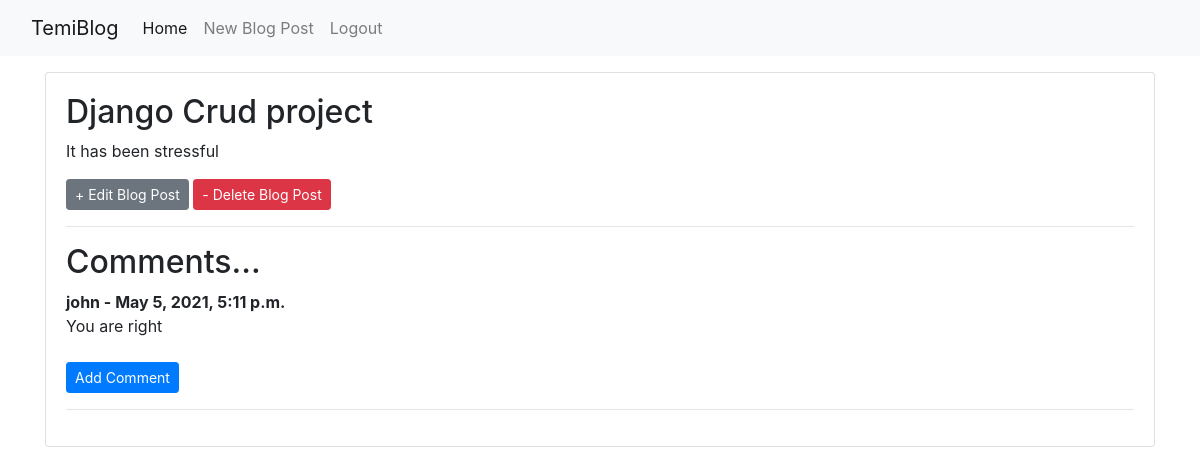
Screenshot of /post/3/ (signed in) with the database file from the repository.
### blog/models.py (models this page shows, shortened)
class Post(models.Model):
    title = models.CharField(max_length=200)
    author = models.ForeignKey('auth.user', on_delete=models.CASCADE)
    body = models.TextField()

class Comment(models.Model):
    name = models.CharField(max_length=255)
    body = models.TextField()
    post = models.ForeignKey('Post', related_name = "comments", on_delete=models.CASCADE)
    date_added = models.DateTimeField(auto_now_add=True)

### blog/views.py (the view)
# urls.py: path('post/<int:pk>/', BlogDetailView.as_view(), name = 'post_detail'),
class BlogDetailView(DetailView):
    model = Post
    template_name = 'post_detail.html'

### templates/post_detail.html
{% extends 'base.html' %}
{% block content %}
   <div class="container">
       <div class="card">
           <div class="card-body">
            <h2>{{ post.title }}</h2>
            <p>{{ post.body }}</p>
             <a href="{% url 'post_edit' post.pk %}" class="btn btn-secondary btn-sm">+ Edit Blog Post</a>
             <a href="{% url 'post_delete' post.pk %}" class="btn btn-danger btn-sm">- Delete Blog Post</a>
             <hr>
             <h2>Comments...</h2>
             {% if not post.comments.all %}
                 No Comments Yet... <a href="">Add One</a>
                 {% else %}
                     {% for comment in post.comments.all %}
                         <strong>
                             {{ comment.name }} - {{ comment.date_added }}
                         </strong>
                         <br>
                         {{ comment.body }} <br><br>
                     {% endfor %}
                     <a href="{%url 'post_comment' post.pk %}" class="btn btn-primary btn-sm">Add Comment</a><hr>
             {% endif %}
           </div>
       </div>
    </div>
{% endblock %}

### static/css/base.css (style rules this page uses)
body { font-family: 'Source Sans Pro', sans; font-size: 18px; }

### rows the page displays
Post: title "Django Crud project", body "It has been stressful"
Comment: name "john", date_added "May 5, 2021, 5:11 p.m.", body "You are right"
